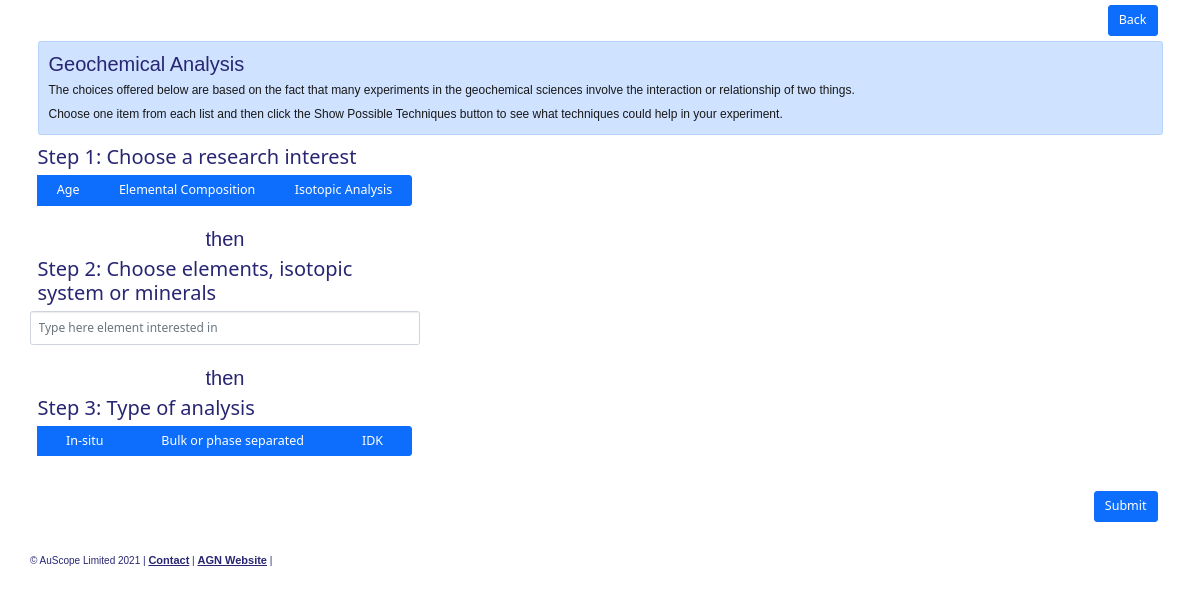
Page /index.php/portal/geochemOptionsSelection on the committed database.
### tables this page shows
CREATE TABLE `option_choice` (
  `id` bigint(20) NOT NULL AUTO_INCREMENT,
  `version` bigint(20) NOT NULL,
  `priority` int(11) NOT NULL,
  `name` varchar(255) NOT NULL,
  `type` varchar(255) NOT NULL,
  `science` varchar(255) NOT NULL,
  PRIMARY KEY (`id`),
  FULLTEXT KEY `fulltext_index` (`name`)
);

### application/controllers/Portal.php (called while the page is built, shortened)
<?php
class Portal extends CI_Controller {
    function __construct()
    {
        $this->load->model('Static_model');
    }
    public function geochemOptionsSelection(){
        $staticData = array();
        $staticData['tf.geochemChoices.quickGuide'] = $this->Static_model->getSaticDataByName('tf.geochemChoices.quickGuide')->text;
        $staticData['tf.geochemChoices.comparison.title'] = $this->Static_model->getSaticDataByName('tf.geochemChoices.comparison.title')->text;
        $staticData['tf.geochemChoices.left.title'] = $this->Static_model->getSaticDataByName('tf.geochemChoices.left.title')->text;
        $staticData['tf.geochemChoices.centre.title'] = $this->Static_model->getSaticDataByName('tf.geochemChoices.centre.title')->text;
        $staticData['tf.geochemChoices.right.title'] = $this->Static_model->getSaticDataByName('tf.geochemChoices.right.title')->text;
        $this->load->model('OptionChoice_model');
        $left_list = $this->OptionChoice_model->getAllOptionChoices('GEOCHEM', 'LEFT');
        $right_list = $this->OptionChoice_model->getAllOptionChoices('GEOCHEM', 'RIGHT');
        $this->load->view('Portal/geochem_options_selection', array(
            'staticData' => $staticData,
                'left_list'=>$left_list,
                'right_list'=>$right_list
        ));
    }
}

### index.php (called while the page is built, shortened)
<?php
require_once BASEPATH.'core/CodeIgniter.php';

### application/models/Static_model.php (called while the page is built, shortened)
<?php
class Static_model extends MY_Model
{
    function getSaticDataByName($name){
        $result = $this->db->where('name',$name)->get('static_content')->row();
        return $result;
    }
}

### application/models/OptionChoice_model.php (called while the page is built, shortened)
<?php
class OptionChoice_model extends MY_Model
{
    function getAllOptionChoices($science, $type){
        return $this->db
            ->where('science', $science)->where('type', $type)
            ->order_by('priority','ASC')->get('option_choice')->result();
    }
}

### application/views/Portal/geochem_options_selection.php (the view, shortened to what this page needs)
<?php $this->load->view('layout/portal_header.php');?>
<head>
    <link href="https://cdn.jsdelivr.net/npm/bootstrap@5.0.0-beta3/dist/css/bootstrap.min.css" rel="stylesheet">
</head>
<body>
        <div id="content" class="container">
	    <div class="d-flex justify-content-end">
                <div class="p-2">
		    <button type="submit" class="btn btn-primary btn-lg" onclick="window.location.assign('<?php echo base_url();?>Portal')">Back</button>
                </div>
            </div>
            <div class="alert alert-primary">
<?php echo $staticData['tf.geochemChoices.quickGuide']; ?>
            </div>
            <div class="col-4">
                <div class="row">
                    <h3 class="tf-heading"><?php echo strip_tags($staticData['tf.geochemChoices.left.title']);?> </h3>
                    <div class="btn-group" role="group">
                        <?php
                          foreach($left_list as $r){
                                 echo '<label class="btn btn-primary btn-lg" for="btnradio-'.$r->id.'">'.$r->name.'</label>';
                          }
                        ?>
		    </div>
                </div>
                <div class="row">
                    <img src="<?php echo base_url().'assets/images/space.gif'?>" width="20" height="5" />
                    <span style="text-align:center;"><h1 class="tf-heading"><?php echo strip_tags($staticData['tf.geochemChoices.comparison.title']);?> </h1></span>
                </div>
                <div class="row">
                    <h3 class="tf-heading"><?php echo strip_tags($staticData['tf.geochemChoices.centre.title']);?> </h3>
                    <input id="step2" class="form-control" style="font-size: 12px" type="text" placeholder="Type here element interested in"></input>
                </div>
                <div class="row">
                    <img src="<?php echo base_url().'assets/images/space.gif'?>" width="20" height="5" />
                    <span style="text-align:center;"><h1 class="tf-heading"><?php echo strip_tags($staticData['tf.geochemChoices.comparison.title']);?> </h1></span>
                </div>
                <div class="row">
                    <h3 class="tf-heading"><?php echo strip_tags($staticData['tf.geochemChoices.right.title']);?> </h3>
                    <div class="btn-group" role="group">
                        <?php
                        foreach($right_list as $r){
                            echo '<label class="btn btn-primary btn-lg" for="btnradio-'.$r->id.'">'.$r->name.'</label>';
                        }
                        ?>
		    </div>
                </div>
            </div>
            <br>
            <br>
            <div class="d-flex justify-content-end">
                <div class="p-2">
                    <form action="<?php echo base_url().'Portal/getTechniqueByOptionCombination';?>" method="get" name="choiceForm" id="choiceForm">
                        <button type="submit" class="btn btn-primary btn-lg">Submit</button>
                    </form>
                </div>
            </div>
            <br>
      </div>
    <div id="footer" class="container">
        <?php include 'footer.php';?>
    </div>
    <div id="infobox"> </div>
        <?php $this->load->view('layout/portal_footer.php')?>
</body>

### application/views/layout/portal_header.php (shortened to what this page needs)
<!DOCTYPE html>
<html>
<head>
    <link href="<?php echo base_url();?>/assets/css/bootstrap.css" rel="stylesheet">
    <link href="<?php echo base_url();?>/assets/css/technique-finder.css" rel="stylesheet">
    <link rel="stylesheet" href="https://cdnjs.cloudflare.com/ajax/libs/jqueryui/1.12.1/jquery-ui.min.css">
</head>
<body>
</body>
</html>

### application/views/Portal/footer.php
<p id="attribution" class="tf-attribution">© AuScope Limited 2021 |
    <a href="mailto:auscopegeochemistry@gmail.com" class="style1">Contact</a> |
    <a href="https://www.auscope.org.au/agn" class="style1" target="_blank">AGN Website</a> |
</p>

### application/views/layout/portal_footer.php (shortened to what this page needs)
<!DOCTYPE html>
<html>
<head>
    <link rel="stylesheet" type="text/css" href="https://cdn.datatables.net/v/dt/dt-1.10.16/datatables.min.css"/>
</head>
<body>
</body>
</html>

### assets/css/technique-finder.css (style rules this page uses)
body { background-color: rgb(242,242,241); }
.tf-hyperlink, a:link, a:visited { color: #e96214; font-weight: bold; text-decoration: none; font-size: 11px; }
.tf-attribution { color: #282572; float: left; font-family: arial, verdana, sans-serif; }
.tf-heading { color: #282572; font-weight: normal; font-size: 20px; margin: .8em 0 .3em 0; }
#infobox { position: absolute; top: 100px; left: 705px; width: 205px; height: 550px; }
#footer { top: 10px; left: 0px; margin-top: 10px; padding: 0 25px 0 0; }
#content p { font-family: arial, verdana, sans-serif; font-size: 12px; line-height:19px; color: #181818; }
#content h1 { font-size: 20px; color: #282572; font-family: arial, verdana, sans-serif; }
#footer a { text-decoration: underline; color: #282572; }

### rows in the picture
option_choice: name "Age"
option_choice: name "Elemental Composition"
option_choice: name "Isotopic Analysis"
option_choice: name "In-situ"
option_choice: name "Bulk or phase separated"
option_choice: name "IDK"

### other values in the picture
strip_tags($staticData['tf.geochemChoices.left.title']) "Step 1: Choose a research interest"
strip_tags($staticData['tf.geochemChoices.comparison.title']) "then"
strip_tags($staticData['tf.geochemChoices.centre.title']) "Step 2: Choose elements, isotopic system or minerals"
strip_tags($staticData['tf.geochemChoices.right.title']) "Step 3: Type of analysis"
